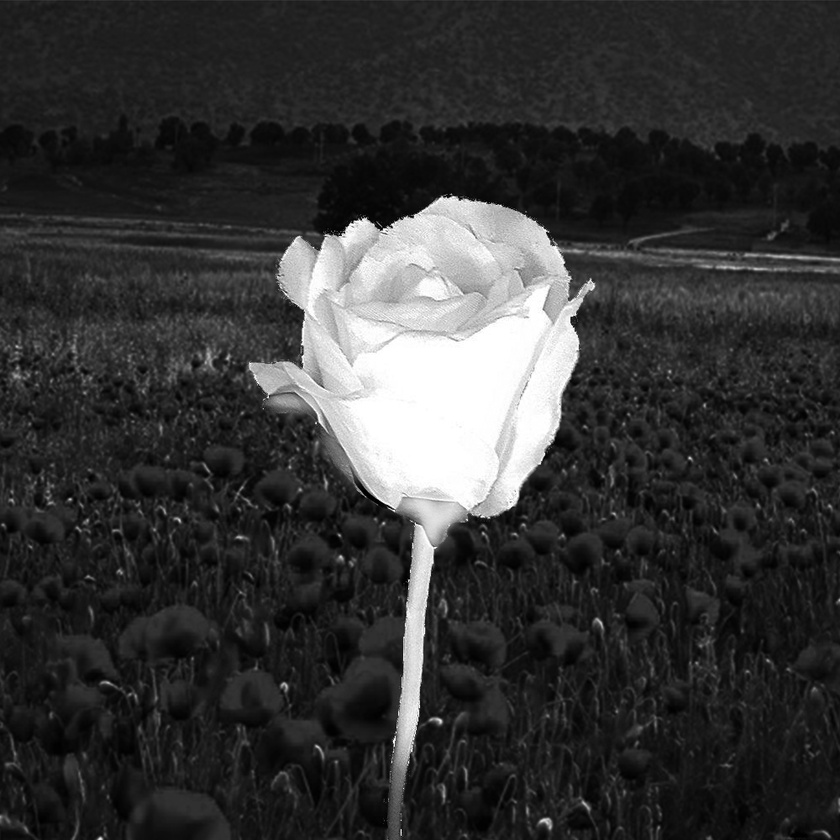
#> input picture flower_input.jpg, 840 x 840 px, shrunk from 1000 x 1000 before the run
$ python flower.py
#> lines starting #> are read from the running program, lines starting #| are printed output that depends on the picture
#> further down, image is the input picture: shape (840, 840); min 0, max 255, mean 53.3
import argparse
import os

import cv2
import matplotlib.pyplot as plt
import numpy as np


def convolution_n(img, scale):
#> called with scale = 15
    mask = np.ones((scale, scale), dtype=float) * (1 / scale ** 2)
    rows, cols = img.shape
#> rows = 840; cols = 840
    w, h = mask.shape
    output = np.ones((rows - (w - 1), cols - (h - 1)), dtype=np.uint8)

    w_lim = int((w - 1) / 2)
    h_lim = int((h - 1) / 2)

    for i in range(w_lim, rows - h_lim):
        # print(i)
        for j in range(h_lim, cols - h_lim):
            roi = img[i - w_lim:i + w_lim + 1, j - h_lim:j + h_lim + 1]
            if (np.sum(np.multiply(roi, mask))) < 100:
                output[i - w_lim, j - h_lim] = (np.sum(np.multiply(roi, mask)))
            else:
                output[i - w_lim, j - h_lim] = img[i, j]  # img[i - w_lim, j - h_lim]
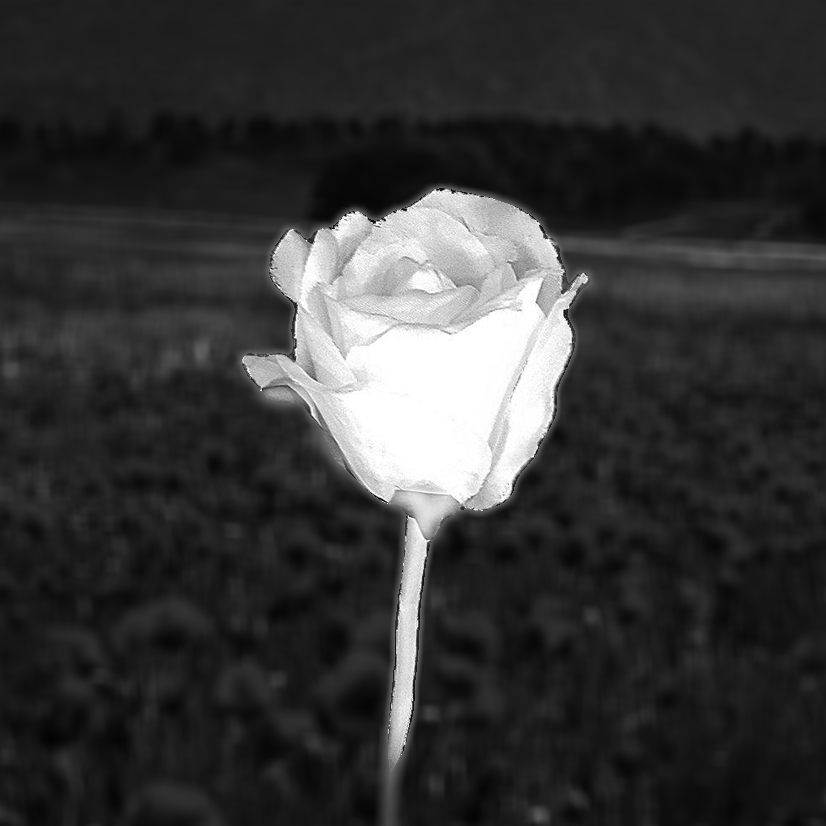
#> output: shape (826, 826); min 0, max 255, mean 54

    return output


if __name__ == "__main__":

    my_parser = argparse.ArgumentParser()
    my_parser.add_argument('--source', default='flower_input.jpg', type=str)
    my_parser.add_argument('--save_dir', default='', type=str)
    my_parser.add_argument('--scale', default=15, type=int)
    args = my_parser.parse_args()

    image = cv2.imread(args.source, cv2.IMREAD_GRAYSCALE)

    result = convolution_n(image, args.scale)
    cv2.imwrite(os.path.join(args.save_dir, f'{args.source[:-4]}_blurred.jpg'), result)
    cv2.imshow('out', result)
    cv2.waitKey()
